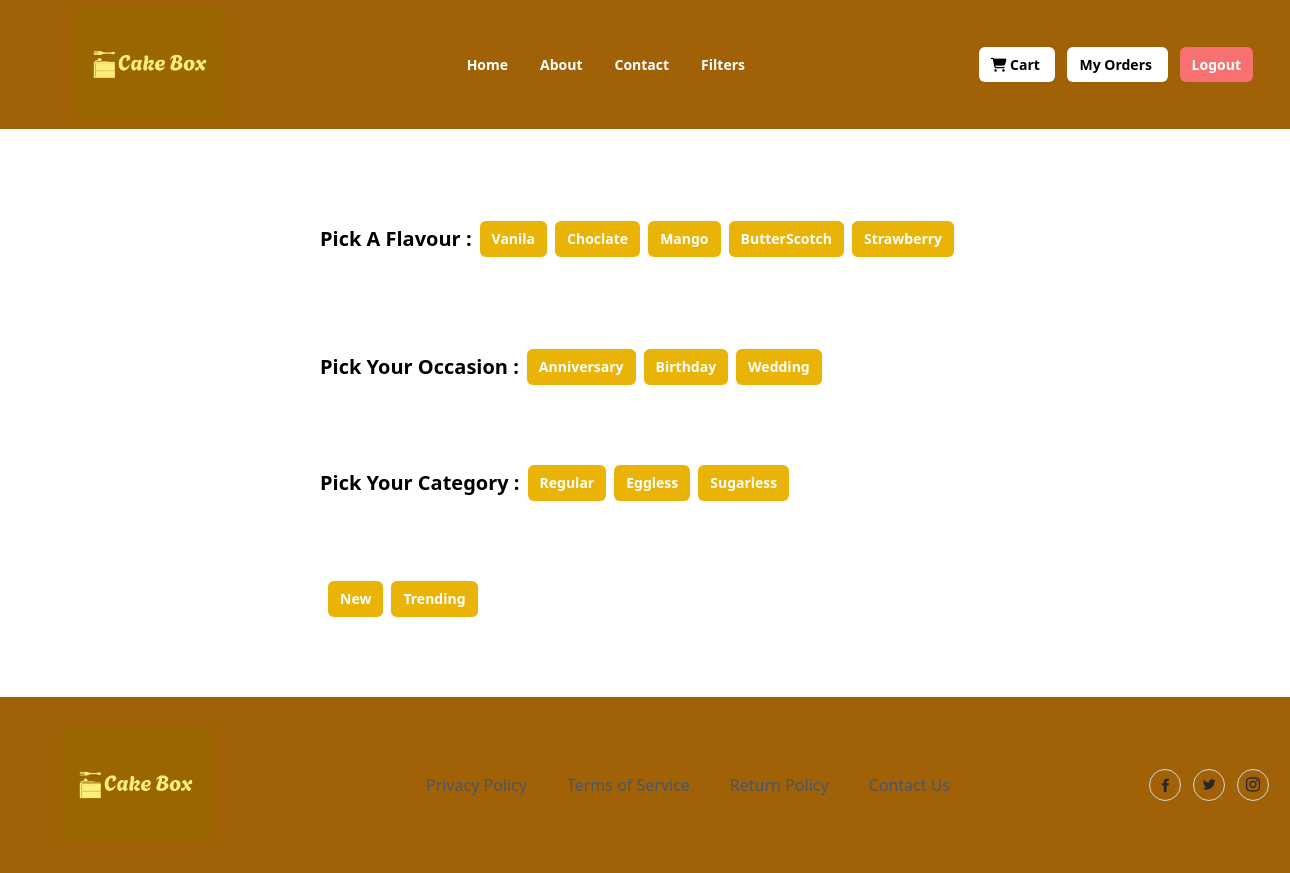
The app's page /cakes/filter/all/ with its own data.
### kart/models.py (models this page shows, shortened)
class Flavour(models.Model):
    name = models.CharField(max_length=200, unique=True)
    created_date = models.DateTimeField(auto_now_add=True)
    updated_date = models.DateTimeField(auto_now=True)
    is_active = models.BooleanField(default=True)

class Occasion(models.Model):
    name = models.CharField(max_length=200, unique=True)
    created_date = models.DateTimeField(auto_now_add=True)
    updated_date = models.DateTimeField(auto_now=True)
    is_active = models.BooleanField(default=True)

class Category(models.Model):
    name = models.CharField(max_length=200, unique=True)
    created_date = models.DateTimeField(auto_now_add=True)
    updated_date = models.DateTimeField(auto_now=True)
    is_active = models.BooleanField(default=True)

class Tag(models.Model):
    name = models.CharField(max_length=200, unique=True)

### kart/views.py (the view)
# urls.py: path("cakes/filter/all/",views.FilterListView.as_view(),name="filter-list"),
class FilterListView(View):
    def get(self,request,*args,**kwrags):
        qs=Flavour.objects.all()
        all_occasions=Occasion.objects.all()
        all_category=Category.objects.all()
        all_tags=Tag.objects.all()
        return render(request,"filter.html",{"data":qs,"occasion":all_occasions,"category":all_category,"tag":all_tags})

### kart/templates/filter.html (shortened to what this page needs)
{%extends 'base.html'%}
{%block main_block%}
<div class="container ms-80 my-20 flex flex-col space-y-2 md:flex-row md:space-x-2 md:space-y-0 mx-auto flex flex-wrap items-center lg:w-4/5"">
    <h4 class="text-xl font-semibold text-black text-center my-4">Pick A Flavour : </h4>
    {%for flavour in data %}
    <button type="button"
        class="rounded-md bg-yellow-500 px-3 py-2 ms-80 text-sm font-semibold text-white shadow-sm hover:bg-yellow-600/80 focus-visible:outline focus-visible:outline-2 focus-visible:outline-offset-2 focus-visible:outline-yellow-600">
        <a href="{%url 'flavour-filter' flavour.id%}">
            {{flavour.name}}
        </a>
    </button>
    {%endfor%}
</div>
<div class="container my-20 ms-80 flex flex-col space-y-2 md:flex-row md:space-x-2 md:space-y-0 mx-auto flex flex-wrap items-center lg:w-4/5"">
    <h4 class="text-xl font-semibold text-black text-center">Pick Your Occasion : </h4>
    {%for oc in occasion %}
    <button type="button"
        class="rounded-md bg-yellow-500 px-3 py-2 ms-80 text-sm font-semibold text-white shadow-sm hover:bg-yellow-600/80 focus-visible:outline focus-visible:outline-2 focus-visible:outline-offset-2 focus-visible:outline-yellow-600">
        <a href="{%url 'occasion-filter' oc.id%}">
            {{oc.name}}
        </a>
    </button>
    {%endfor%}
</div>
<div class="container my-20 ms-80 flex flex-col space-y-2 md:flex-row md:space-x-2 md:space-y-0 mx-auto flex flex-wrap items-center lg:w-4/5"">
    <h4 class="text-xl font-semibold text-black text-center">Pick Your Category : </h4>
    {%for c in category%}
    <button type="button"
        class="rounded-md bg-yellow-500 px-3 py-2 ms-80 text-sm font-semibold text-white shadow-sm hover:bg-yellow-600/80 focus-visible:outline focus-visible:outline-2 focus-visible:outline-offset-2 focus-visible:outline-yellow-600">
        <a href="{%url 'category-filter' c.id%}">
            {{c.name}}
        </a>
    </button>
    {%endfor%}
</div>
<div class="container my-20 ms-80 flex flex-col space-y-2 md:flex-row md:space-x-2 md:space-y-0 mx-auto flex flex-wrap items-center lg:w-4/5"">
    {%for t in tag%}
    <button type="button"
        class="rounded-md bg-yellow-500 px-3 py-2 ms-80 text-sm font-semibold text-white shadow-sm hover:bg-yellow-600/80 focus-visible:outline focus-visible:outline-2 focus-visible:outline-offset-2 focus-visible:outline-yellow-600">
        <a href="{%url 'tag-filter' t.id%}">
            {{t.name}}
        </a>
    </button>
    {%endfor%}
</div>
{%endblock%}

### records on screen
Flavour: name "Vanila"
Flavour: name "Choclate"
Flavour: name "Mango"
Flavour: name "ButterScotch"
Flavour: name "Strawberry"
Occasion: name "Anniversary"
Occasion: name "Birthday"
Occasion: name "Wedding"
Category: name "Regular"
Category: name "Eggless"
Category: name "Sugarless"
Tag: name "New"
Tag: name "Trending"
